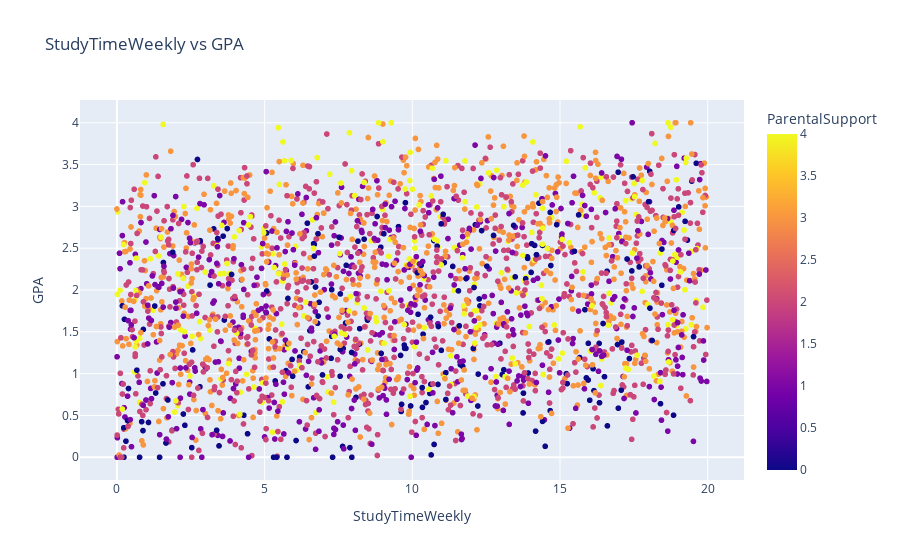

The code cell stored with this chart in its notebook:
### Markdown cell above
- No parece haber una relación clara entre estas dos variables.

- Ya que no encontramos mayor relación en 2/3 de las gráficas mostradas en base a la matriz de correlación en el Análisis Exploratorio de Datos, probaremos con más variables.

### Code cell
# Crearemos un scatterplot para ver la reclación entre las variables StudyTimeWeekly y GPA
fig = px.scatter(df, x='StudyTimeWeekly', y='GPA', 
                 title='StudyTimeWeekly vs GPA', 
                 labels={'StudyTimeWeekly': 'StudyTimeWeekly', 'GPA': 'GPA'},
                 color='ParentalSupport',
                 color_discrete_sequence='palette')
fig.show()

### Figure 1 — Plotly figure (JSON) as saved in the notebook; plotly's stock layout.template omitted (floating-point values rounded to 4 significant figures; data arrays with more than 128 entries replaced by an {"elided": "..."} marker saying what was removed)
{"data": [{"hovertemplate": "StudyTimeWeekly=%{x}<br>GPA=%{y}<br>ParentalSupport=%{marker.color}<extra></extra>", "legendgroup": "", "marker": {"color": {"elided": "2392 int values"}, "coloraxis": "coloraxis", "symbol": "circle"}, "mode": "markers", "name": "", "showlegend": false, "type": "scattergl", "x": {"elided": "2392 float values"}, "xaxis": "x", "y": {"elided": "2392 float values"}, "yaxis": "y"}], "layout": {"coloraxis": {"colorbar": {"title": {"text": "ParentalSupport"}}, "colorscale": [[0, "#0d0887"], [0.1111, "#46039f"], [0.2222, "#7201a8"], [0.3333, "#9c179e"], [0.4444, "#bd3786"], [0.5556, "#d8576b"], [0.6667, "#ed7953"], [0.7778, "#fb9f3a"], [0.8889, "#fdca26"], [1, "#f0f921"]]}, "legend": {"tracegroupgap": 0}, "title": {"text": "StudyTimeWeekly vs GPA"}, "xaxis": {"anchor": "y", "domain": [0, 1], "title": {"text": "StudyTimeWeekly"}}, "yaxis": {"anchor": "x", "domain": [0, 1], "title": {"text": "GPA"}}}}
